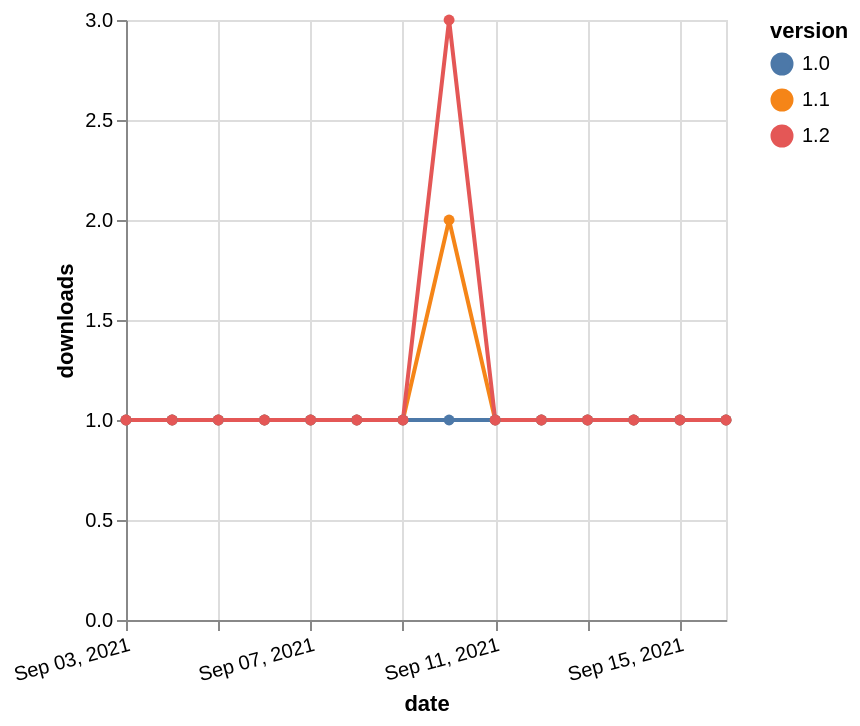

This figure's Vega-Lite source:
### Vega-Lite specification from a JSON file in a GitHub repository (floating-point values rounded to 4 significant figures)
{"$schema": "https://vega.github.io/schema/vega-lite/v5.json", "description": "A simple bar chart with embedded data.", "data": {"values": [{"date": "2021-09-03", "total": 131, "delta": 1, "version": "1.1"}, {"date": "2021-09-04", "total": 132, "delta": 1, "version": "1.1"}, {"date": "2021-09-05", "total": 133, "delta": 1, "version": "1.1"}, {"date": "2021-09-06", "total": 134, "delta": 1, "version": "1.1"}, {"date": "2021-09-07", "total": 135, "delta": 1, "version": "1.1"}, {"date": "2021-09-08", "total": 136, "delta": 1, "version": "1.1"}, {"date": "2021-09-09", "total": 137, "delta": 1, "version": "1.1"}, {"date": "2021-09-10", "total": 139, "delta": 2, "version": "1.1"}, {"date": "2021-09-11", "total": 140, "delta": 1, "version": "1.1"}, {"date": "2021-09-12", "total": 141, "delta": 1, "version": "1.1"}, {"date": "2021-09-13", "total": 142, "delta": 1, "version": "1.1"}, {"date": "2021-09-14", "total": 143, "delta": 1, "version": "1.1"}, {"date": "2021-09-15", "total": 144, "delta": 1, "version": "1.1"}, {"date": "2021-09-16", "total": 145, "delta": 1, "version": "1.1"}, {"date": "2021-09-03", "total": 127, "delta": 1, "version": "1.0"}, {"date": "2021-09-04", "total": 128, "delta": 1, "version": "1.0"}, {"date": "2021-09-05", "total": 129, "delta": 1, "version": "1.0"}, {"date": "2021-09-06", "total": 130, "delta": 1, "version": "1.0"}, {"date": "2021-09-07", "total": 131, "delta": 1, "version": "1.0"}, {"date": "2021-09-08", "total": 132, "delta": 1, "version": "1.0"}, {"date": "2021-09-09", "total": 133, "delta": 1, "version": "1.0"}, {"date": "2021-09-10", "total": 134, "delta": 1, "version": "1.0"}, {"date": "2021-09-11", "total": 135, "delta": 1, "version": "1.0"}, {"date": "2021-09-12", "total": 136, "delta": 1, "version": "1.0"}, {"date": "2021-09-13", "total": 137, "delta": 1, "version": "1.0"}, {"date": "2021-09-14", "total": 138, "delta": 1, "version": "1.0"}, {"date": "2021-09-15", "total": 139, "delta": 1, "version": "1.0"}, {"date": "2021-09-16", "total": 140, "delta": 1, "version": "1.0"}, {"date": "2021-09-03", "total": 148, "delta": 1, "version": "1.2"}, {"date": "2021-09-04", "total": 149, "delta": 1, "version": "1.2"}, {"date": "2021-09-05", "total": 150, "delta": 1, "version": "1.2"}, {"date": "2021-09-06", "total": 151, "delta": 1, "version": "1.2"}, {"date": "2021-09-07", "total": 152, "delta": 1, "version": "1.2"}, {"date": "2021-09-08", "total": 153, "delta": 1, "version": "1.2"}, {"date": "2021-09-09", "total": 154, "delta": 1, "version": "1.2"}, {"date": "2021-09-10", "total": 157, "delta": 3, "version": "1.2"}, {"date": "2021-09-11", "total": 158, "delta": 1, "version": "1.2"}, {"date": "2021-09-12", "total": 159, "delta": 1, "version": "1.2"}, {"date": "2021-09-13", "total": 160, "delta": 1, "version": "1.2"}, {"date": "2021-09-14", "total": 161, "delta": 1, "version": "1.2"}, {"date": "2021-09-15", "total": 162, "delta": 1, "version": "1.2"}, {"date": "2021-09-16", "total": 163, "delta": 1, "version": "1.2"}]}, "width": "container", "mark": {"type": "line", "point": {"filled": true}}, "encoding": {"x": {"field": "date", "type": "temporal", "timeUnit": "yearmonthdate", "title": "date", "axis": {"labelAngle": -15}}, "y": {"field": "delta", "type": "quantitative", "title": "downloads"}, "color": {"field": "version", "type": "nominal"}, "tooltip": {"field": "delta"}}}
